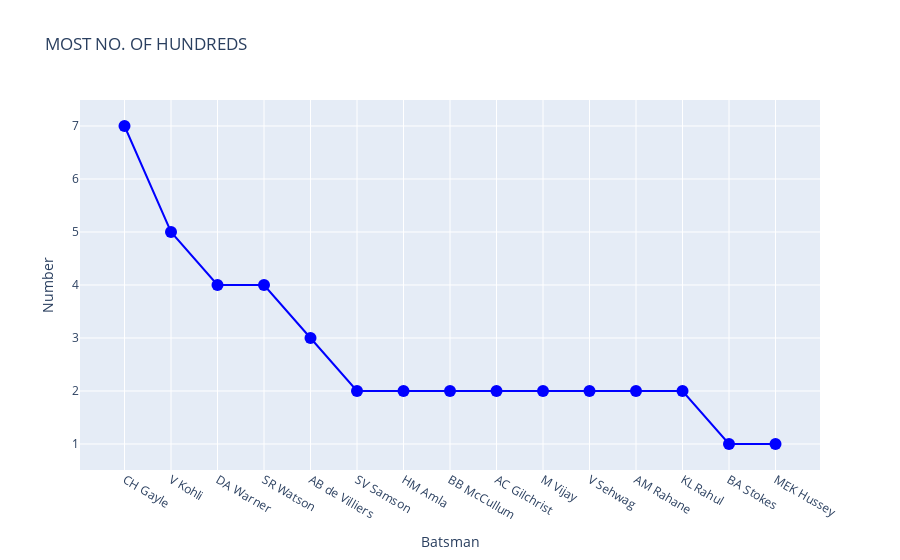

The notebook cell saved with this chart:
### Code cell
data = {key:val for key,val in list(fifties.items())[:15]}
data2 = {key:val for key,val in list(hunds.items())[:15]}

x = list(data2.keys())
y1 = list(data.values())
y2 = list(data2.values())

layout = go.Layout(
    title='MOST NO. OF HUNDREDS',
    yaxis=dict(
        title='Number'
    ),
    xaxis=dict(
        title='Batsman'
    )
)

trace2 = go.Scatter(
    x=x,
    y=y2,
    mode='markers+lines',
    marker=dict(size=12, color='blue'),
    name='hundreds'

)



fig = go.Figure(data=[trace2], layout=layout)
py.offline.iplot(fig)

### Figure 1 — Plotly figure (JSON) as saved in the notebook; plotly's stock layout.template omitted (floating-point values rounded to 4 significant figures)
{"data": [{"marker": {"color": "blue", "size": 12}, "mode": "markers+lines", "name": "hundreds", "type": "scatter", "x": ["CH Gayle", "V Kohli", "DA Warner", "SR Watson", "AB de Villiers", "SV Samson", "HM Amla", "BB McCullum", "AC Gilchrist", "M Vijay", "V Sehwag", "AM Rahane", "KL Rahul", "BA Stokes", "MEK Hussey"], "y": [7, 5, 4, 4, 3, 2, 2, 2, 2, 2, 2, 2, 2, 1, 1]}], "layout": {"title": {"text": "MOST NO. OF HUNDREDS"}, "xaxis": {"title": {"text": "Batsman"}}, "yaxis": {"title": {"text": "Number"}}}}
